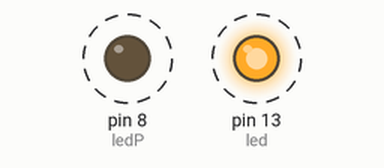
Recording of a sketch running on a simulated Arduino Uno, built with avr-gcc and run on an emulated ATmega328P. Parts: output pins drawn as LEDs (lit = HIGH). Dashed ring = blinking.

Above: at 0.2 s.
Timing chart, 0 to 3.0 s (numbered marks = the images above):
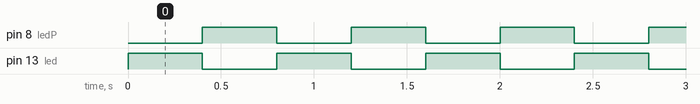

Measured:
- by itself, pin 8 (ledP), pin 13 (led): alternates HIGH for 0.40 s and LOW for 0.40 s

The sketch:

vine_politia.ino
```cpp
int led = 13;
int ledP = 8;

void setup() {

  pinMode(led, OUTPUT);
  pinMode(ledP, OUTPUT);
}

void loop() {

  digitalWrite(led, HIGH);
  digitalWrite(ledP, LOW);
  delay(400);
  digitalWrite(ledP, HIGH);
  digitalWrite(led, LOW);
  delay(400);

}
```
